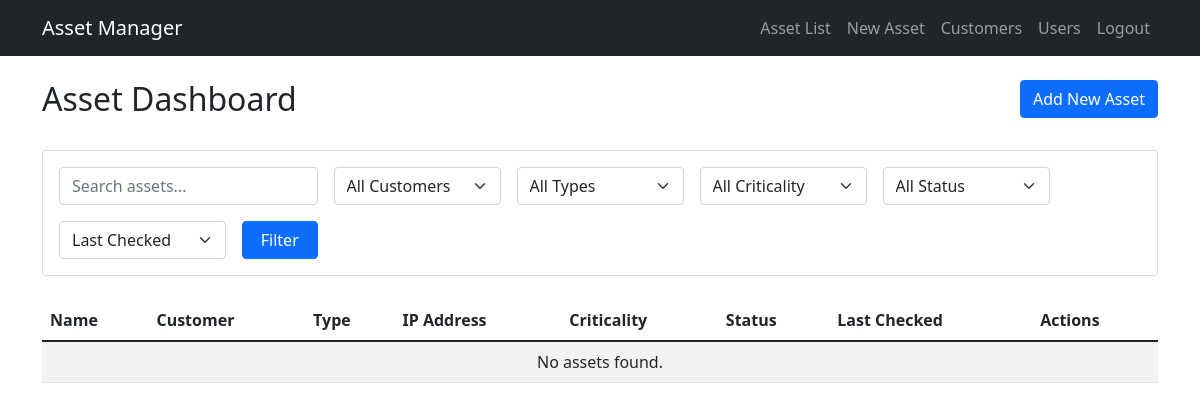
The app's page /dashboard/ (signed in), older data.
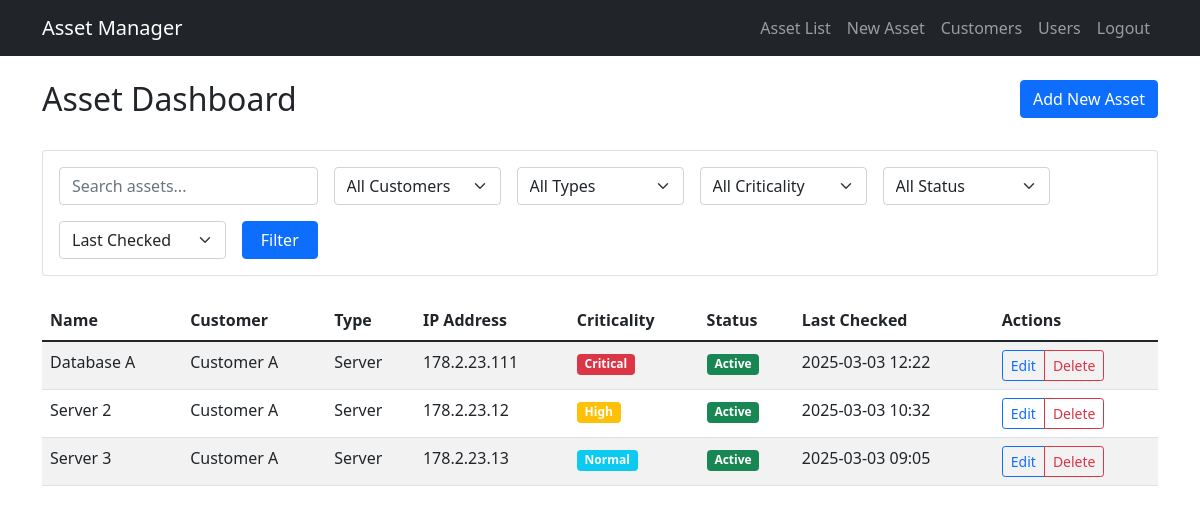
The same page, newer data.
### assets/models.py (models this page shows, shortened)
class Asset(models.Model):
    ASSET_TYPES = (
        ('server', 'Server'),
        ('network', 'Network Device'),
        ('storage', 'Storage System'),
    )
    CRITICALITY_CHOICES = (
        ('critical', 'Critical'),
        ('high', 'High'),
        ('normal', 'Normal'),
        ('low', 'Low'),
        ('test', 'Test'),
    )
    PATCH_CYCLE_CHOICES = [
        (14, '14 days'),
        (30, '30 days'),
        (60, '60 days'),
        (90, '90 days'),
        (180, '180 days'),
    ]
    customer = models.ForeignKey(Customer, on_delete=models.CASCADE)
    name = models.CharField(max_length=200)
    asset_type = models.CharField(max_length=50, choices=ASSET_TYPES)
    ip_address = models.GenericIPAddressField()
    monitoring_status = models.BooleanField(default=True)
    last_checked = models.DateTimeField(auto_now=True)
    configuration = models.JSONField(default=dict)  # For log analysis settings
    status = models.BooleanField(default=True, verbose_name='Active')
    business_criticality = models.CharField(
        max_length=20,
        choices=CRITICALITY_CHOICES,
        default='normal',
        verbose_name='Business Criticality'
    )
    patch_cycle = models.PositiveIntegerField(
        default=30,
        verbose_name='Patch Cycle (days)'
    )
    class Meta:
        ordering = ['-last_checked']
        unique_together = ['customer', 'name']

class Customer(models.Model):
    user = models.OneToOneField(User, on_delete=models.CASCADE)
    display_name = models.CharField(max_length=100, default="Customer A")
    legal_name = models.CharField(max_length=200, default="A real big company")
    contact_person = models.CharField(max_length=100, default="Mike Cunt")
    created_at = models.DateTimeField(auto_now_add=True)
    updated_at = models.DateTimeField(auto_now=True)
    class Meta:
        ordering = ['display_name']

### assets/views.py (the view)
# urls.py: path('dashboard/', AssetListView.as_view(), name='dashboard'),
class AssetListView(LoginRequiredMixin, ListView):
    model = Asset
    template_name = 'assets/dashboard.html'
    context_object_name = 'assets'
    def get_queryset(self):
        queryset = Asset.objects.select_related('customer')
        if hasattr(self.request.user, 'userrole') and self.request.user.userrole.role == 'admin':
            pass
        elif hasattr(self.request.user, 'userrole'):
            queryset = queryset.filter(customer__in=self.request.user.userrole.customers.all())
        else:
            queryset = Asset.objects.none()
        search = self.request.GET.get('search', '')
        asset_type = self.request.GET.get('asset_type', '')
        criticality = self.request.GET.get('criticality', '')
        status = self.request.GET.get('status', '')
        customer = self.request.GET.get('customer', '')
        sort = self.request.GET.get('sort', '-last_checked')
        if search:
            queryset = queryset.filter(
                Q(name__icontains=search) |
                Q(ip_address__icontains=search)
            )
        if asset_type:
            queryset = queryset.filter(asset_type=asset_type)
        if criticality:
            queryset = queryset.filter(business_criticality=criticality)
        if status:
            queryset = queryset.filter(status=status == 'active')
        if customer and self.request.user.userrole.role in ['admin', 'manager']:
            queryset = queryset.filter(customer_id=customer)
        return queryset.order_by(sort)
    def get_context_data(self, **kwargs):
        context = super().get_context_data(**kwargs)
        context['asset_types'] = Asset.ASSET_TYPES
        context['criticality_choices'] = Asset.CRITICALITY_CHOICES
        context['current_filters'] = {
            'search': self.request.GET.get('search', ''),
            'asset_type': self.request.GET.get('asset_type', ''),
            'criticality': self.request.GET.get('criticality', ''),
            'status': self.request.GET.get('status', ''),
            'sort': self.request.GET.get('sort', '-last_checked')
        }
        if hasattr(self.request.user, 'userrole') and self.request.user.userrole.role in ['admin', 'manager']:
            if self.request.user.userrole.role == 'admin':
                context['customers'] = Customer.objects.all()
            else:
                context['customers'] = self.request.user.userrole.customers.all()
            context['current_filters']['customer'] = self.request.GET.get('customer', '')
        return context

### assets/templates/assets/dashboard.html (shortened to what this page needs)
{% extends "base.html" %}
{% load humanize %}
{% block content %}
<div class="container mt-4">
    <div class="row mb-4">
        <div class="col">
            <h2>Asset Dashboard</h2>
        </div>
        <div class="col text-end">
            <a href="{% url 'asset-create' %}" class="btn btn-primary">Add New Asset</a>
        </div>
    </div>
    <div class="card mb-4">
        <div class="card-body">
            <form method="get" class="row g-3">
                <div class="col-md-3">
                    <input type="text" name="search" class="form-control" placeholder="Search assets..." value="{{ current_filters.search }}">
                </div>
                {% if user.is_staff %}
                <div class="col-md-2">
                    <select name="customer" class="form-select">
                        <option value="">All Customers</option>
                    </select>
                </div>
                {% endif %}
                <div class="col-md-2">
                    <select name="asset_type" class="form-select">
                        <option value="">All Types</option>
                    </select>
                </div>
                <div class="col-md-2">
                    <select name="criticality" class="form-select">
                        <option value="">All Criticality</option>
                    </select>
                </div>
                <div class="col-md-2">
                    <select name="status" class="form-select">
                        <option value="">All Status</option>
                    </select>
                </div>
                <div class="col-md-2">
                    <select name="sort" class="form-select">
                        <option value="-last_checked" {% if current_filters.sort == '-last_checked' %}selected{% endif %}>Last Checked</option>
                    </select>
                </div>
                <div class="col-md-1">
                    <button type="submit" class="btn btn-primary w-100">Filter</button>
                </div>
            </form>
        </div>
    </div>
    <div class="table-responsive">
        <table class="table table-striped table-hover">
            <thead>
                <tr>
                    <th>Name</th>
                    {% if user.is_staff %}
                    <th>Customer</th>
                    {% endif %}
                    <th>Type</th>
                    <th>IP Address</th>
                    <th>Criticality</th>
                    <th>Status</th>
                    <th>Last Checked</th>
                    <th>Actions</th>
                </tr>
            </thead>
            <tbody>
                {% for asset in assets %}
                <tr>
                    <td>{{ asset.name }}</td>
                    {% if user.is_staff %}
                    <td>{{ asset.customer.display_name }}</td>
                    {% endif %}
                    <td>{{ asset.get_asset_type_display }}</td>
                    <td>{{ asset.ip_address }}</td>
                    <td>
                        <span class="badge {% if asset.business_criticality == 'critical' %}bg-danger{% elif asset.business_criticality == 'high' %}bg-warning{% else %}bg-info{% endif %}">
                            {{ asset.get_business_criticality_display }}
                        </span>
                    </td>
                    <td>
                        <span class="badge {% if asset.status %}bg-success{% else %}bg-secondary{% endif %}">
                            {% if asset.status %}Active{% else %}Inactive{% endif %}
                        </span>
                    </td>
                    <td>{{ asset.last_checked|date:"Y-m-d H:i" }}</td>
                    <td>
                        <div class="btn-group">
                            <a href="{% url 'asset-update' asset.pk %}" class="btn btn-sm btn-outline-primary">Edit</a>
                            <a href="{% url 'asset-delete' asset.pk %}" class="btn btn-sm btn-outline-danger">Delete</a>
                        </div>
                    </td>
                </tr>
                {% empty %}
                <tr>
                    <td colspan="{% if user.is_staff %}8{% else %}7{% endif %}" class="text-center">No assets found.</td>
                </tr>
                {% endfor %}
            </tbody>
        </table>
    </div>
</div>
{% endblock %}

### asset_manager/templates/base.html (shortened to what this page needs)
<!DOCTYPE html>
<html lang="en">
<head>
    <link href="https://cdn.jsdelivr.net/npm/bootstrap@5.1.3/dist/css/bootstrap.min.css" rel="stylesheet">
</head>
<body>
    <nav class="navbar navbar-expand-lg navbar-dark bg-dark">
        <div class="container">
            <a class="navbar-brand" href="{% url 'dashboard' %}">Asset Manager</a>
            {% if user.is_authenticated %}
            <div class="navbar-nav d-flex">
                <a class="nav-link" href="{% url 'dashboard' %}">Asset List</a>
                <a class="nav-link" href="{% url 'asset-create' %}">New Asset</a>
                <a class="nav-link" href="{% url 'customer-list' %}">Customers</a>
                {% if user.userrole.role in 'admin,manager' %}
                <a class="nav-link" href="{% url 'user-list' %}">Users</a>
                {% endif %}
                <form method="post" action="{% url 'logout' %}" class="d-inline">
                    <button type="submit" class="btn btn-link nav-link border-0 bg-transparent">Logout</button>
                </form>
            </div>
            {% endif %}
        </div>
    </nav>
    {% block content %}
    {% endblock %}
</body>
</html>

Row changes from the older to the newer data that the page shows:
added Asset: name "Database A", customer.display_name "Customer A", asset_type "Server", ip_address "178.2.23.111", business_criticality "Critical", status "Active", last_checked "2025-03-03 12:22"
now on this page (row edited): Asset: name "Server 2", customer.display_name "Customer A", asset_type "Server", ip_address "178.2.23.12", business_criticality "High", status "Active", last_checked "2025-03-03 10:32"
now on this page (row unchanged): Asset: name "Server 3", customer.display_name "Customer A", asset_type "Server", ip_address "178.2.23.13", business_criticality "Normal", status "Active", last_checked "2025-03-03 09:05"
Text that changed along with them:
text no longer shown: "No assets found."
